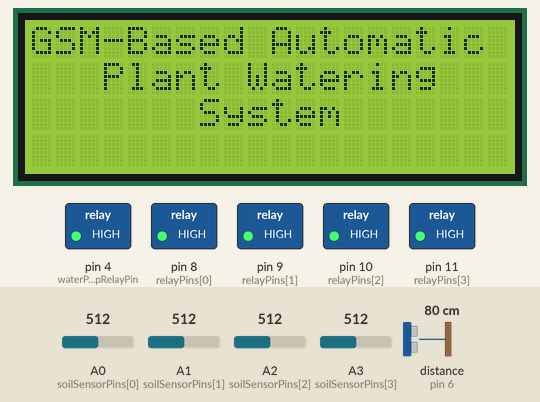
Simulated run of this sketch. Board: Arduino Uno, built with avr-gcc and run on an emulated ATmega328P. Parts: 20×4 character LCD, switched loads named in the sketch (green lamp = pin HIGH). Inputs (shaded band) come from the test bench; at power-on: A0 (soilSensorPins[0]) = 512, A1 (soilSensorPins[1]) = 512, A2 (soilSensorPins[2]) = 512, A3 (soilSensorPins[3]) = 512, distance to the obstacle (sensor on pin 6) 80 cm. The echo pulse lasts 58.3 µs per cm; the modem accepts every AT command (registered, SIM ready, sends succeed) and sends nothing else; pins used as bus, display or sensor lines are not drawn; what the sketch prints to the serial monitor is not drawn.

Above: at 8.2 s.
At 11.2 s:
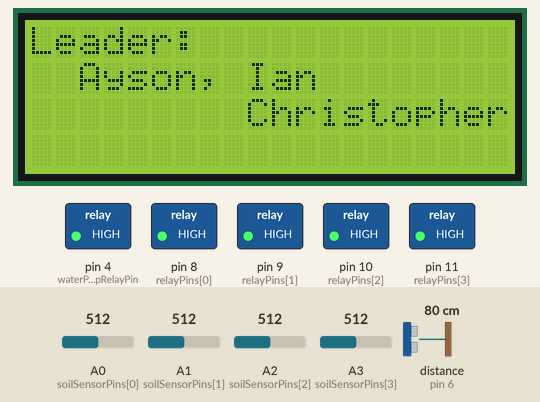
At 14.3 s:
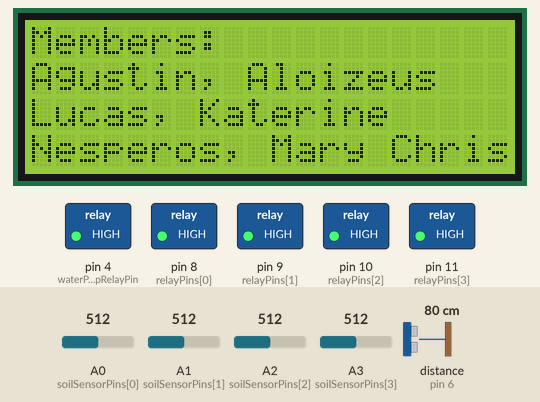
At 17.4 s:
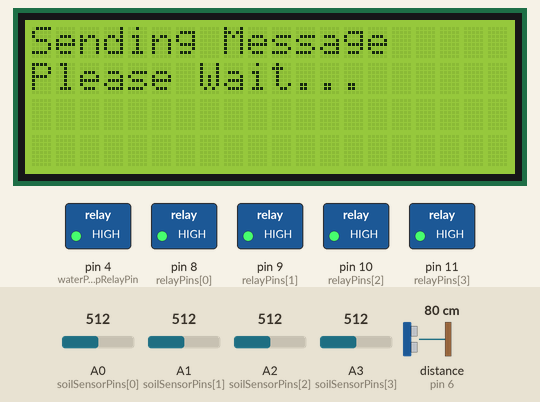
At 24.6 s:
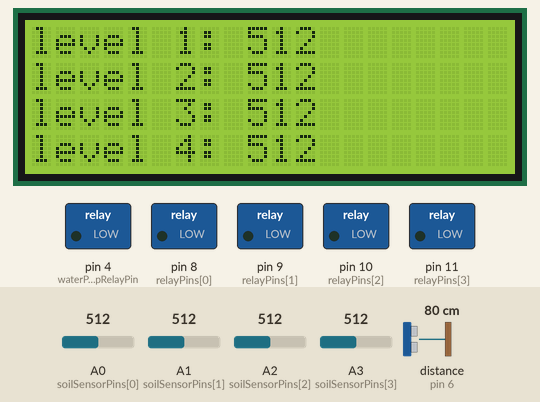
Timing chart, 0 to 26.1 s (numbered marks = the images above):
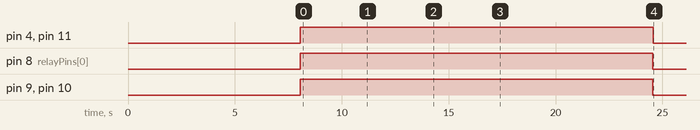

Measured:
- by itself, pin 4 (waterPumpRelayPin), pin 10 (relayPins[2]), pin 11 (relayPins[3]): HIGH → LOW at 24.6 s
- by itself, pin 8 (relayPins[0]), pin 9 (relayPins[1]): HIGH → LOW at 24.5 s
- what the display in image 0 shows lasts 3.1 s, from 8.1 s to 11.2 s
- what the display in image 3 shows lasts 7.3 s, from 17.3 s to 24.6 s

The sketch:

MY_GROUP.ino
```cpp
#include <Wire.h>
#include <LiquidCrystal_I2C.h>
#include <SoftwareSerial.h>

// Constants
const int soilSensorPins[] = { A0, A1, A2, A3 };
const int relayPins[] = { 8, 9, 10, 11 };
const int numSensors = 4;
const int moistureThreshold = 20;
const long smsInterval = 60000;  // 3 minutes in milliseconds

const int trigPin = 5;
const int echoPin = 6;
const int waterPumpRelayPin = 4;

// GSM Module
SoftwareSerial SIM900(2, 3);  // TX, RX for SIM900
int _timeout;
String _buffer;
String number = "+639756675501";

// LCD
LiquidCrystal_I2C lcd(0x27, 20, 4);  // Adjust to your LCD I2C address

// Variables
long lastSmsTime = 0;
long duration;
float distance;

void setup() {
  // Initialize Serial Monitor
  Serial.begin(9600);

  // Initialize GSM Module
  delay(7000);  // delay for 7 seconds to make sure the module gets the signal
  Serial.println("System Started...");
  SIM900.begin(9600);  // Initialize SIM900
  delay(1000);

  // Initialize LCD
  lcd.init();
  lcd.backlight();

  // Initialize pins
  pinMode(trigPin, OUTPUT);
  pinMode(echoPin, INPUT);
  pinMode(waterPumpRelayPin, OUTPUT);
  digitalWrite(waterPumpRelayPin, HIGH);  // Ensure pump is off initially

  for (int i = 0; i < numSensors; i++) {
    pinMode(soilSensorPins[i], INPUT);
    pinMode(relayPins[i], OUTPUT);
    digitalWrite(relayPins[i], HIGH);  // Ensure relays are off initially
  }

  // Initial Display
  lcd.setCursor(0, 0);
  lcd.print("GSM-Based Automatic ");
  lcd.setCursor(0, 1);
  lcd.print("   Plant Watering   ");
  lcd.setCursor(0, 2);
  lcd.print("       System       ");
  delay(3000);
  lcd.clear();
  lcd.setCursor(0, 0);
  lcd.print("Leader:             ");
  lcd.setCursor(0, 1);
  lcd.print("  Ayson, Ian        ");
  lcd.setCursor(0, 2);
  lcd.print("         Christopher");
  delay(3000);
  lcd.setCursor(0, 0);
  lcd.print("Members:");
  lcd.setCursor(0, 1);
  lcd.print("Agustin, Aloizeus    ");
  lcd.setCursor(0, 2);
  lcd.print("Lucas, Katerine     ");
  lcd.setCursor(0, 3);
  lcd.print("Nesperos, Mary Chris");
  delay(3000);
  lcd.clear();
  lcd.setCursor(0, 0);
  lcd.print("Initializing.....   ");
  String message = "GSM-Based Plant Watering System is now fully OPERATIONAL";
  sendSms(message);
  lcd.clear();
}

void loop() {
  // Read soil moisture sensors
  int soilMoisture[numSensors];
  for (int i = 0; i < numSensors; i++) {
    soilMoisture[i] = analogRead(soilSensorPins[i]);
    lcd.setCursor(0, i);
    lcd.print("level ");
    lcd.print(i + 1);
    lcd.print(": ");
    lcd.print(soilMoisture[i]);
    Serial.print("misyu ");
    Serial.print(i + 1);
    Serial.print(": ");
    Serial.println(soilMoisture[i]);

    // Check soil moisture level
    if (soilMoisture[i] > moistureThreshold) {
      digitalWrite(relayPins[i], LOW);  // Turn on the corresponding relay
    } else {
      digitalWrite(relayPins[i], HIGH);  // Turn off the corresponding relay
    }
  }

  // Read water level
  digitalWrite(trigPin, LOW);
  delayMicroseconds(2);
  digitalWrite(trigPin, HIGH);
  delayMicroseconds(10);
  digitalWrite(trigPin, LOW);

  duration = pulseIn(echoPin, HIGH);
  distance = (duration * 0.034 / 2);
  Serial.print("Level : ");
  Serial.println(distance);

  // Water level control
  if (distance > 30) {
    digitalWrite(waterPumpRelayPin, LOW);  // Activate water pump
    Serial.println("Phone distance is less than or equal to 15");
  } else if (distance <= 30) {
    digitalWrite(waterPumpRelayPin, HIGH);  // Deactivate water pump
    Serial.println("Phone distance is greater than 30");
  }

  // Send SMS every 3 minutes
  if (millis() - lastSmsTime >= smsInterval) {
    Serial.print("Send every 3 minutes");
    sendMoistureSms(soilMoisture);
    sendWaterLevelSms(distance);
    lastSmsTime = millis();
  }

  delay(1000);
}

void sendMoistureSms(int soilMoisture[]) {
  String message = "Moisture Levels: ";
  for (int i = 0; i < numSensors; i++) {
    message += "S";
    message += (i + 1);
    message += ": ";
    message += soilMoisture[i];
    if (i < numSensors - 1) message += ", ";
  }
  sendSms(message);
}

void sendWaterLevelSms(float distance) {
  String message = "";
  if (distance <= 10) {
    message = "Water level is greater than 30 cm or nearly full";
  } else if (distance > 10 && distance <= 20) {
    message = "Water level is between 20 cm and 30 cm";
  } else if (distance > 20 && distance <= 30) {
    message = "Water level is between 10 cm and 20 cm";
  } else if (distance > 30) {
    message = "Water level is below threshold";
  }
  sendSms(message);
}

void sendSms(String message) {
  Serial.println("Sending Message");
  lcd.clear();
  lcd.setCursor(0, 0);
  lcd.print("Sending Message    ");
  lcd.setCursor(0, 1);
  lcd.print("Please Wait...      ");
  SIM900.println("AT+CMGF=1");  // Sets the GSM Module in Text Mode
  delay(1000);
  SIM900.println("AT+CMGS=\"" + number + "\"\r");  // Mobile phone number to send message
  delay(1000);
  SIM900.println(message);
  delay(100);
  SIM900.println((char)26);  // ASCII code of CTRL+Z
  delay(5000);
  lcd.clear();
}
```
